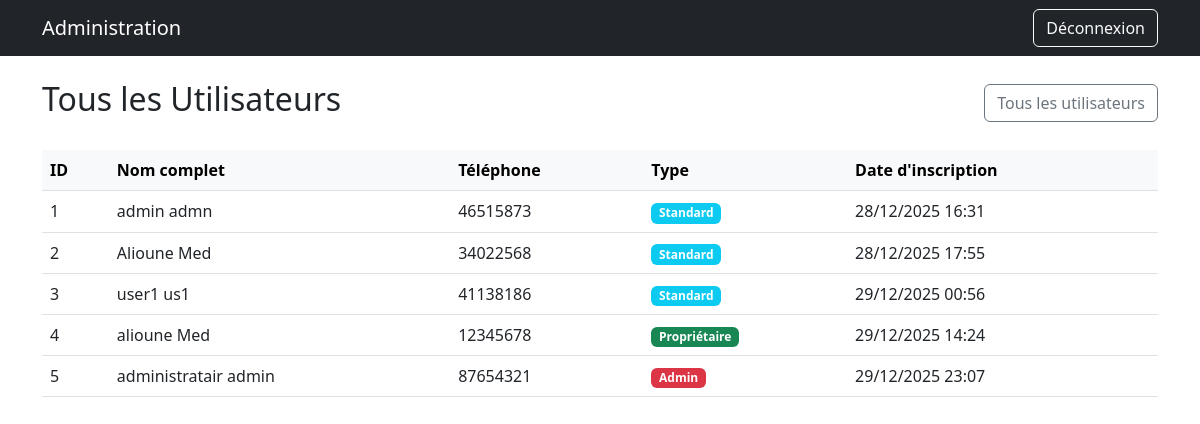
Before: /admin-panel/users/ (signed in) with the older database file.
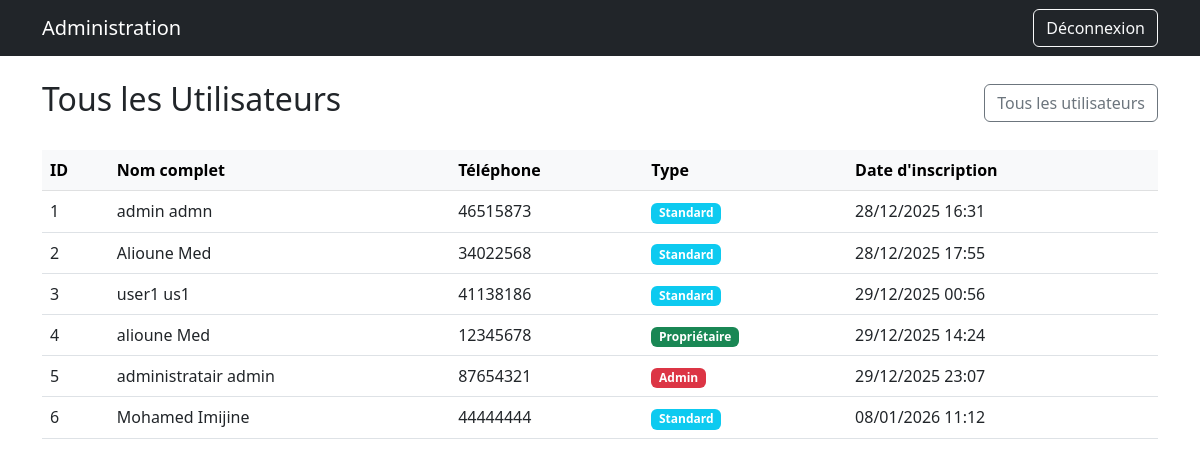
After: the same page with the newer database file.
### accounts/models.py (models this page shows, shortened)
class User(AbstractUser):
    class Type(models.TextChoices):
        ADMIN = "ADMIN", "Administrateur"
        PROPRIETAIRE = "PROPRIETAIRE", "Propriétaire de terrain"
        STANDARD = "STANDARD", "Utilisateur standard"
    username = None  # 🔥 supprimé
    telephone = models.CharField(max_length=15, unique=True)
    type_utilisateur = models.CharField(
        max_length=20,
        choices=Type.choices,
        default=Type.STANDARD
    )
    USERNAME_FIELD = 'telephone'
    REQUIRED_FIELDS = ['first_name', 'last_name']
    objects = UserManager()  # 🔥 OBLIGATOIRE

### admin_custom/views.py (the view)
# urls.py: path('users/', views.user_list, name='user_list'),
@login_required
def user_list(request):
    role = request.GET.get('role')
    if role == 'PROPRIETAIRE':
        users = User.objects.filter(type_utilisateur=User.Type.PROPRIETAIRE)
        title = "Liste des Propriétaires"
    elif role == 'STANDARD':
        users = User.objects.filter(type_utilisateur=User.Type.STANDARD)
        title = "Liste des Utilisateurs Standards"
    else:
        users = User.objects.all()
        title = "Tous les Utilisateurs"
    return render(request, 'admin_custom/user_list.html', {
        'users': users,
        'title': title,
        'role': role
    })

### admin_custom/templates/admin_custom/user_list.html
{% extends 'admin_custom/base.html' %}
{% block content %}
<div class="d-flex justify-content-between align-items-center mb-4">
  <h2>{{ title }}</h2>
  <a href="{% url 'admin_custom:user_list' %}" class="btn btn-outline-secondary">Tous les utilisateurs</a>
</div>
{% if users %}
  <div class="table-responsive">
    <table class="table table-hover">
      <thead class="table-light">
        <tr>
          <th>ID</th>
          <th>Nom complet</th>
          <th>Téléphone</th>
          <th>Type</th>
          <th>Date d'inscription</th>
        </tr>
      </thead>
      <tbody>
        {% for u in users %}
          <tr>
            <td>{{ u.id }}</td>
            <td>{{ u.get_full_name|default:"—" }}</td>
            <td>{{ u.telephone }}</td>
            <td>
              {% if u.type_utilisateur == "ADMIN" %}
                <span class="badge bg-danger">Admin</span>
              {% elif u.type_utilisateur == "PROPRIETAIRE" %}
                <span class="badge bg-success">Propriétaire</span>
              {% else %}
                <span class="badge bg-info">Standard</span>
              {% endif %}
            </td>
            <td>{{ u.date_joined|date:"d/m/Y H:i" }}</td>
          </tr>
        {% endfor %}
      </tbody>
    </table>
  </div>
{% else %}
  <div class="alert alert-info">Aucun utilisateur trouvé.</div>
{% endif %}
{% endblock %}

Changed rows visible on the page:
added User: id "6", get_full_name "Mohamed Imijine", telephone "44444444", type_utilisateur "Standard", date_joined "08/01/2026 11:12"
